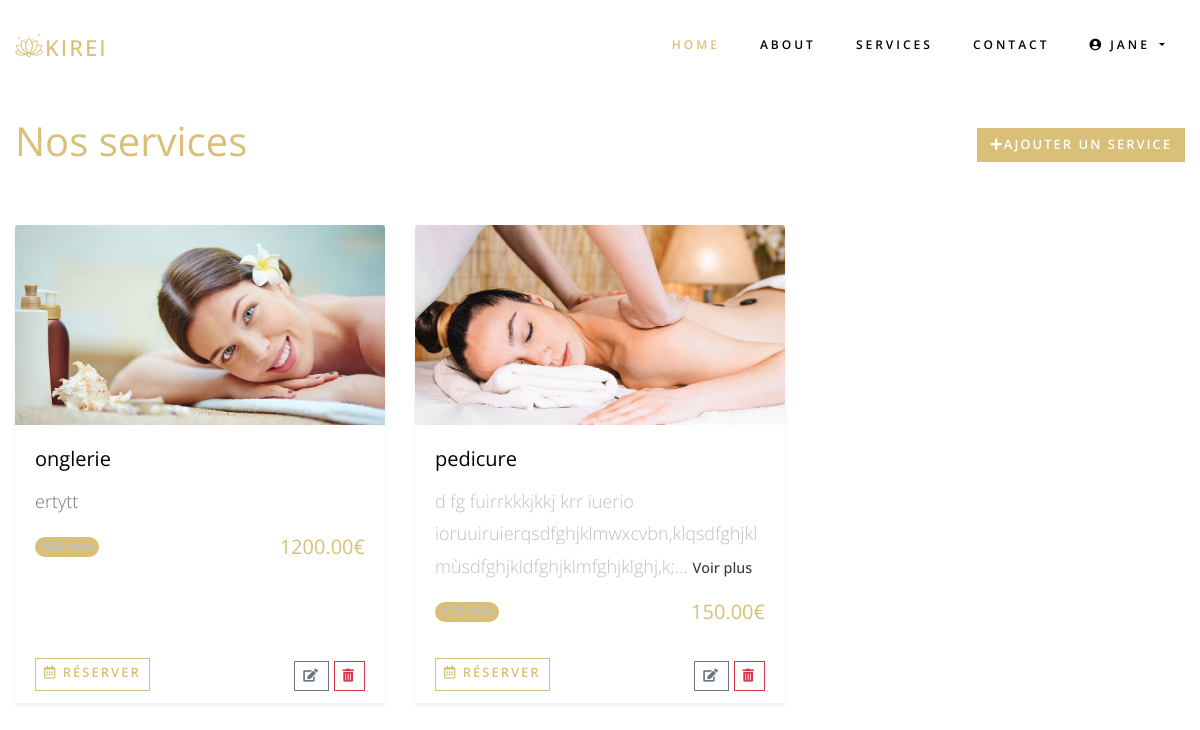
Screenshot of /services/ (signed in) with the database file from the repository.
### home/models.py (models this page shows, shortened)
class User(AbstractUser):
    CLIENT = 'CLIENT'
    EMPLOYEE = 'EMPLOYEE'
    MANAGER = 'MANAGER'
    ROLE_CHOICES = [
        (CLIENT, 'Client'),
        (EMPLOYEE, 'Employé'),
        (MANAGER, 'Manager'),
    ]
    role = models.CharField(max_length=50, choices=ROLE_CHOICES, default=CLIENT)
    phone_number = models.CharField(max_length=20, blank=True)
    address = models.TextField(blank=True)

class Service(models.Model):
    name = models.CharField(max_length=100)
    description = models.TextField(blank=True)
    duration = models.PositiveIntegerField(help_text="Durée en minutes")
    image = models.ImageField(upload_to='services/', blank=True, null=True)
    price = models.DecimalField(max_digits=8, decimal_places=2)
    commission_rate = models.DecimalField(
        max_digits=5,
        decimal_places=2,
        validators=[MinValueValidator(0)],
        help_text="Pourcentage de commission pour l'employé"
    )
    is_active = models.BooleanField(default=True)

### home/views.py (the view)
# urls.py: path('services/', views.service_list, name='service_list'),
@login_required
def service_list(request):
    services = Service.objects.filter(is_active=True)
    return render(request, 'services/list.html', {
        'title': 'Nos services',
        'services': services,
        'is_manager': is_manager(request.user)
    })

### home/views.py (called while the page is built)
def is_manager(user):
    return user.role == User.MANAGER

### templates/services/list.html (shortened to what this page needs)
{% extends 'base.html' %}
{% block body %}
<link href="https://unpkg.com/aos@2.3.4/dist/aos.css" rel="stylesheet">
<br><br>
<div class="container mt-5">
    <div class="d-flex justify-content-between align-items-center mb-5">
        <h1 class="display-5 text-center text-primary">{{ title }}</h1>
        {% if is_manager %}
        <a href="{% url 'service_create' %}" class="btn btn-primary">
            <i class="fas fa-plus me-2"></i>Ajouter un service
        </a>
        {% endif %}
    </div>
    <div class="row g-4">
        {% for service in services %}
        <div class="col-md-6 col-lg-4" data-aos="fade-up">
            <div class="card h-100 card-hover border-0 shadow-sm">
                {% if service.image %}
                <img src="{{ service.image.url }}" class="card-img-top service-img" alt="{{ service.name }}">
                {% else %}
                <div class="service-img bg-light d-flex align-items-center justify-content-center">
                    <i class="fas fa-spa fa-4x text-muted"></i>
                </div>
                {% endif %}
                <div class="card-body">
                    <h5 class="card-title">{{ service.name }}</h5>
                    {% if service.description|length > 100 %}
                    <p class="card-text text-muted">
                        <span class="short-description">{{ service.description|truncatechars:100 }}</span>
                        <a href="javascript:void(0);" class="see-more-link text-dark small">Voir plus</a>
                    </p>
                    {% else %}
                    <p class="card-text text-muted">{{ service.description }}</p>
                    {% endif %}
                    <div class="d-flex justify-content-between align-items-center">
                        <span class="badge bg-primary rounded-pill">{{ service.duration }} min</span>
                        <h5 class="mb-0 text-primary">{{ service.price }}€</h5>
                    </div>
                </div>
                <div class="card-footer bg-white border-0">
                    <div class="d-flex justify-content-between">
                        <a href="#" class="btn btn-outline-primary btn-sm">
                            <i class="far fa-calendar-alt me-1"></i> Réserver
                        </a>
                        {% if is_manager %}
                        <div>
                            <a href="{% url 'service_update' service.id %}" class="btn btn-sm btn-outline-secondary">
                                <i class="fas fa-edit"></i>
                            </a>
                            <form method="post" action="{% url 'service_delete' service.id %}" class="d-inline">
                                <button type="submit" class="btn btn-sm btn-outline-danger">
                                    <i class="fas fa-trash-alt"></i>
                                </button>
                            </form>
                        </div>
                        {% endif %}
                    </div>
                </div>
            </div>
        </div>
        {% empty %}
        <div class="col-12">
            <div class="alert alert-info">Aucun service disponible pour le moment.</div>
        </div>
        {% endfor %}
    </div>
</div>
{% endblock %}

### templates/base.html (shortened to what this page needs)
{% load static %}
<!DOCTYPE html>
<html lang="en">
<head>
    <link href="https://cdnjs.cloudflare.com/ajax/libs/font-awesome/5.10.0/css/all.min.css" rel="stylesheet">
    <link rel="stylesheet" href="{% static 'css/open-iconic-bootstrap.min.css' %}">
    <link rel="stylesheet" href="{% static 'css/animate.css' %}">
    <link rel="stylesheet" href="{% static 'css/owl.carousel.min.css' %}">
    <link rel="stylesheet" href="{% static 'css/owl.theme.default.min.css' %}">
    <link rel="stylesheet" href="{% static 'css/magnific-popup.css' %}">
    <link rel="stylesheet" href="{% static 'css/aos.css' %}">
    <link rel="stylesheet" href="{% static 'css/ionicons.min.css' %}">
    <link rel="stylesheet" href="{% static 'css/bootstrap-datepicker.css' %}">
    <link rel="stylesheet" href="{% static 'css/jquery.timepicker.css' %}">
    <link rel="stylesheet" href="{% static 'css/flaticon.css' %}">
    <link rel="stylesheet" href="{% static 'css/icomoon.css' %}">
    <link rel="stylesheet" href="{% static 'css/style.css' %}">
</head>
<body>
    {% include 'navbar.html' %}
    {% block body %}
    {% endblock  %}
</body>
</html>

### templates/navbar.html (shortened to what this page needs)
<nav class="navbar navbar-expand-lg navbar-dark ftco_navbar bg-dark ftco-navbar-light" id="ftco-navbar">
	<div class="container">
	    <a class="navbar-brand" href="#"><span class="flaticon-lotus"></span>KIREI</a>
	    <div class="collapse navbar-collapse" id="ftco-nav">
	        <ul class="navbar-nav ml-auto">
	          <li class="nav-item active"><a href="{% url 'home' %}" class="nav-link {% if request.path == '' %}active{% endif %}">Home</a></li>
	          <li class="nav-item"><a href="{% url 'about' %}" class="nav-link {% if request.path == '/about/' %}active{% endif %}">About</a></li>
	          <li class="nav-item"><a href="{% url 'service_list' %}" class="nav-link {% if request.path == '/treatments/' %}active{% endif %}">Services</a></li>
	          <li class="nav-item"><a href="{% url 'contact' %}" class="nav-link {% if request.path == '/contact/' %}active{% endif %}">Contact</a></li>
			  {% if user.is_authenticated %}
				<li class="nav-item dropdown">
					<a class="nav-link dropdown-toggle " href="#" id="navbarDropdown" role="button"
						data-bs-toggle="dropdown">
						<i class="fas fa-user-circle"></i> {{ user.username }}
					</a>
				</li>
                {% endif %}
	        </ul>
	    </div>
	</div>
</nav>

### templates/services/list.html (style rules this page uses)
.card-hover { transition: transform 0.3s ease, box-shadow 0.3s ease; }
.service-img { height: 200px; object-fit: cover; transition: transform 0.3s ease; }
.card-text .see-more-link { cursor: pointer; font-weight: 500; }

### rows the page displays
User: username "JANE"
Service: image (picture), name "onglerie", description "ertytt", duration "100", price "1200.00"
Service: image (picture), name "pedicure", description "d fg fuirrkkkjkkj krr iuerio ioruuiruierqsdfghjklmwxcvbn,klqsdfghjklmùsdfghjkldfghjklmfghjklghj,k;…", duration "120", price "150.00"

### other values shown
{{ title }} "Nos services"
